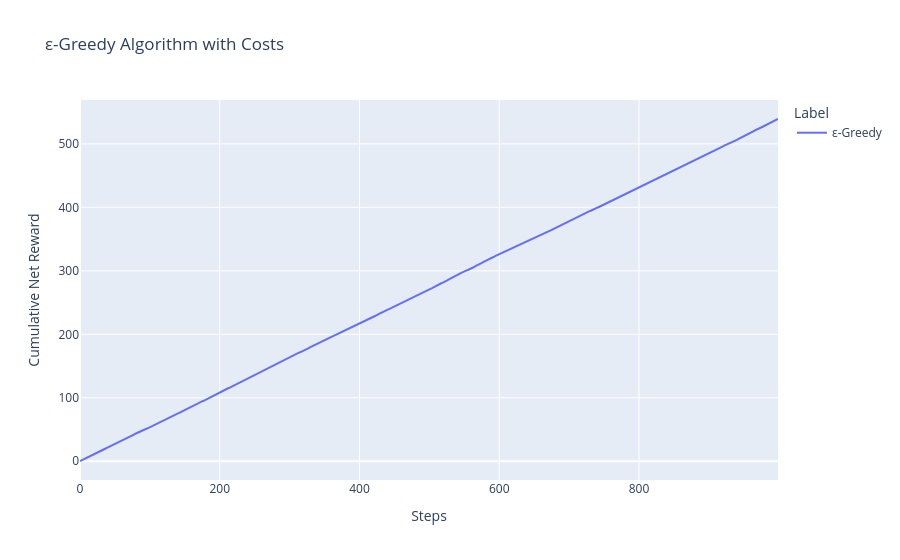

Notebook source saved alongside this figure:
### Code cell
# Plot the results
plt = px.line(df, x="Steps", y="Cumulative Net Reward", color="Label",
              title="ε-Greedy Algorithm with Costs")
plt.show()

### Figure 1 — Plotly figure (JSON) as saved in the notebook; plotly's stock layout.template omitted (floating-point values rounded to 4 significant figures; data arrays with more than 128 entries replaced by an {"elided": "..."} marker saying what was removed)
{"data": [{"hovertemplate": "Label=ε-Greedy<br>Steps=%{x}<br>Cumulative Net Reward=%{y}<extra></extra>", "legendgroup": "ε-Greedy", "line": {"color": "#636efa", "dash": "solid"}, "marker": {"symbol": "circle"}, "mode": "lines", "name": "ε-Greedy", "orientation": "v", "showlegend": true, "type": "scatter", "x": {"elided": "1000 int values"}, "xaxis": "x", "y": {"elided": "1000 float values"}, "yaxis": "y"}], "layout": {"legend": {"title": {"text": "Label"}, "tracegroupgap": 0}, "title": {"text": "ε-Greedy Algorithm with Costs"}, "xaxis": {"anchor": "y", "domain": [0, 1], "title": {"text": "Steps"}}, "yaxis": {"anchor": "x", "domain": [0, 1], "title": {"text": "Cumulative Net Reward"}}}}
